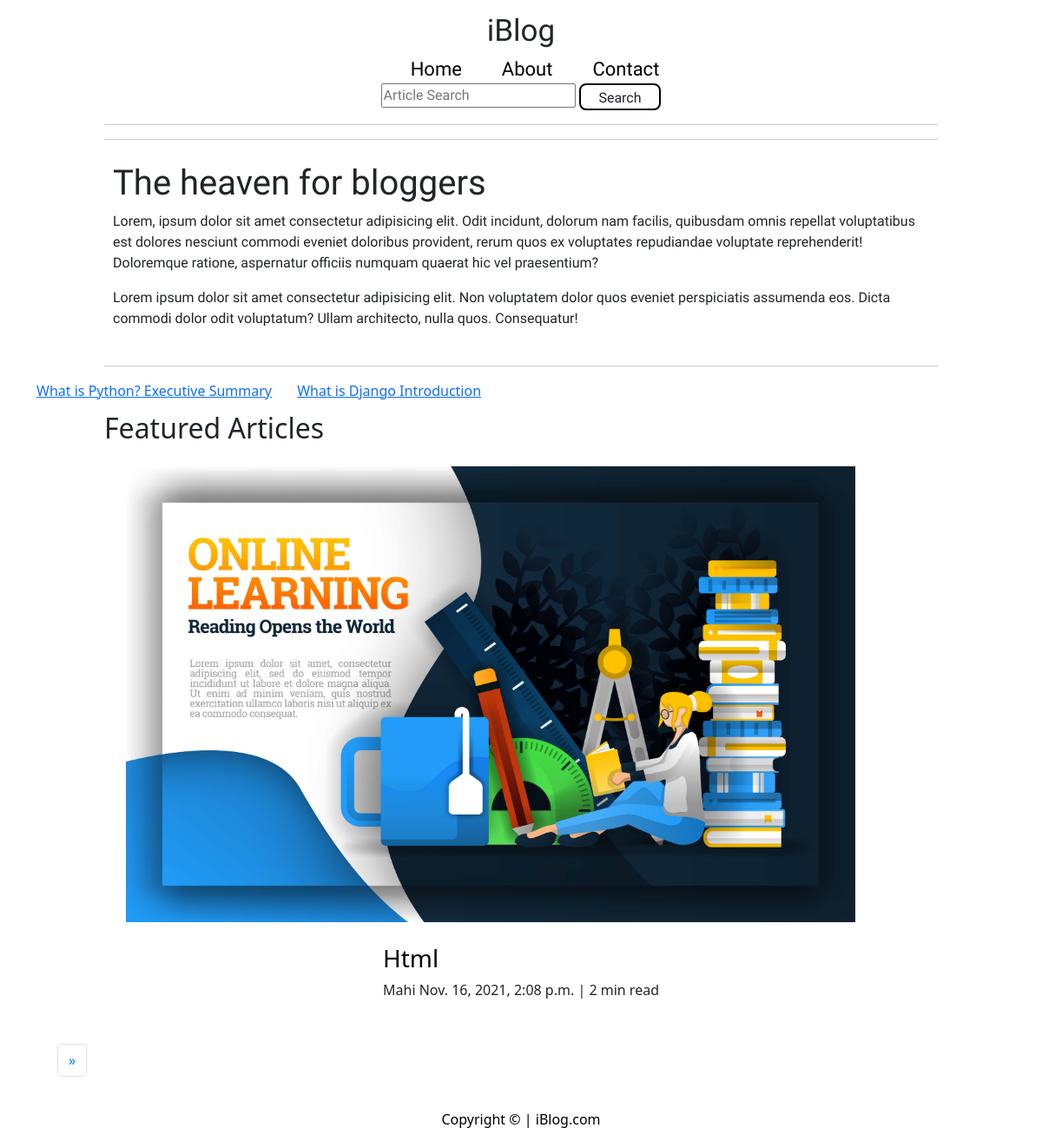
The page / on the database its author committed.
### news/models.py (models this page shows)
class News(models.Model):
    title = models.CharField(max_length=100, default='')
    content = HTMLField()
    author = models.CharField(max_length=50)
    new_slug = AutoSlugField(populate_from='title', unique=True, null=True, default=None)
    news_image = models.FileField(upload_to='news/', max_length=255, null=True, default=None)

### service/models.py (models this page shows)
class Service(models.Model):
    title = models.CharField(max_length=100)
    author = models.CharField(max_length=50)
    date = models.DateTimeField(auto_now_add=True)
    read_time = models.IntegerField()

### mySite/views.py (the view)
# urls.py: path('', views.homePage, name='home'),
def homePage(request):
    serviceData = Service.objects.all().order_by('title')[2:5] # set limite with using slicing method
    newsData = News.objects.all()
    paginator = Paginator(serviceData, 1)
    page_number = request.GET.get('page')
    serviceDataFinal = paginator.get_page(page_number)
    data = {
        'serviceData':serviceDataFinal,
        'newsData':newsData
    }
    return render(request, 'index.html', data)

### templates/index.html (shortened to what this page needs)
{% extends 'base.html' %}
{% load static %}
{% block body %}
<!DOCTYPE html>
<html lang="en">
<head>
    <link rel="stylesheet" href="{% static 'css/style.css' %}">
    <link rel="stylesheet" href="{% static 'css/utils.css' %}">
    <link rel="stylesheet" href="{% static 'css/mobile.css' %}">
</head>
<body>
    <div class="max-width-1 m-auto"><hr></div>
    <div class="content max-width-1 m-auto my-2">
        <div class="content-left">
            <h1>The heaven for bloggers</h1>
            <p>Lorem, ipsum dolor sit amet consectetur adipisicing elit. Odit incidunt, dolorum nam facilis, quibusdam omnis repellat voluptatibus est dolores nesciunt commodi eveniet doloribus provident, rerum quos ex voluptates repudiandae voluptate reprehenderit! Doloremque ratione, aspernatur officiis numquam quaerat hic vel praesentium?</p>
            <p>Lorem ipsum dolor sit amet consectetur adipisicing elit. Non voluptatem dolor quos eveniet perspiciatis assumenda eos. Dicta commodi dolor odit voluptatum? Ullam architecto, nulla quos. Consequatur!</p>
        </div>
    </div>
    <div class="max-width-1 m-auto"><hr></div>
    <marquee behavior="#" direction="right" onmouseover="stop()" onmouseout="start()">
        {% for news in newsData %}
        <a href="/newsdeatils/{{news.new_slug}}">{{news.title}}</a> &nbsp; &nbsp; &nbsp;
        {% endfor %}
    </marquee>
    <div class="home-articles max-width-1 m-auto font-1">
        <h2>Featured Articles</h2>
        {% for n in serviceData %}
        <div class="home-article">
            <div class="home-article-img">
                <img src="{% static 'img/typewriter1.png' %}" alt="Article">
            </div>
            <div class="home-article-content font-1">
                <a href="../html/blogPost.html"><h3>{{n.title}}</h3></a>
                <span>{{n.author | safe}}</span>
                <span>{{n.date}} | {{n.read_time}} min read</span>
            </div>
        </div>
        {% endfor %}
    </div>
    <div class="pagination-bottom m-4">
    <nav aria-label="Page navigation example">
        <ul class="pagination">
          {% if serviceData.has_next %}
          <li class="page-item">
            <a class="page-link" href="/?page={{serviceData.next_page_number}}" aria-label="Next">
              <span aria-hidden="true"> &raquo; </span>
            </a>
          </li>
          {% endif %}
        </ul>
      </nav>
    </div>
</body>
</html>
{% endblock body %}

### templates/base.html (shortened to what this page needs)
{% load static %}
<!DOCTYPE html>
<html lang="en">
  <head>
    <link rel="stylesheet" href="{% static 'css/contact.css' %}">
    <link rel="stylesheet" href="{% static 'css/style.css' %}">
    <link rel="stylesheet" href="{% static 'css/utils.css' %}">
    <link rel="stylesheet" href="{% static 'css/mobile.css' %}">
    <link href="https://cdn.jsdelivr.net/npm/bootstrap@5.1.3/dist/css/bootstrap.min.css" rel="stylesheet">
  </head>
  <body>
    <div class="container">
      <nav class="navigation max-width-1 m-auto">
        <div class="nav-left">
          <span>iBlog</span>
          <ul>
            <li><a href="{% url 'home' %}">Home</a></li>
            <li><a href="{% url 'about'%}">About</a></li>
            <li><a href="{% url 'contact' %}">Contact</a></li>
          </ul>
        </div>
        <div class="nav-right">
          <form method="get">
            <input type="search" name="query" id="query" placeholder="Article Search">
            <button class="btn">Search</button>
          </form>
        </div>
      </nav>
      <div class="max-width-1 m-auto"><hr /></div>
      {% block body %} {% endblock body %}
      <div class="footer max-width-2 m-auto">Copyright &copy; | iBlog.com</div>
    </div>
  </body>
</html>

### static/css/style.css (style rules this page uses)
* { margin: 0; padding: 0; }
.navigation { margin-top: 25px; font-family: var(--font1); display: flex; justify-content: space-between; align-items: center; }
.nav-left { display: flex; }
.nav-left span { font-size: 35px; padding-top: 10px; }
.nav-left ul li { list-style: none; margin: 0 23px; font-family: var(--font1); }
.nav-left ul { display: flex; align-items: center; margin: 0 77px; font-size: 22px; }
.nav-left ul li a { text-decoration: none; color: black; }
.content { height: 100%; display: flex; margin-top: 32px; padding: 10px; position: relative; }
.content::after { content: ""; position: absolute; width: 100%; height: inherit; opacity: 0.15; }
.content-left { font-family: var(--font1); display: flex; flex-direction: column; justify-content: center; }
.home-articles { padding-top: 12px; }
.home-article { display: flex; margin: 25px; }
.home-article img { width: 300px; }
.home-article-content { align-self: center; padding: 25px; }
.home-article-content a { text-decoration: none; color: black; }
.footer { height: 50px; color: black; display: flex; align-items: center; justify-content: center; }

### static/css/utils.css (style rules this page uses)
:root { --font1: 'Baloo Bhaina 2', cursive; --font2: 'Roboto', sans-serif; }
.max-width-1 { max-width: 80vw; }
.max-width-2 { max-width: 60vw; }
.m-auto { margin: auto; }
.my-2 { margin-bottom: 12px; margin-top: 12px; }
.btn { padding: 0px 20px; padding-top: 3px; border: 2px solid black; border-radius: 8px; font-size: 16px; font-family: var(--font1); cursor: pointer; transition: all 0.3s ease-in-out; }

### static/css/mobile.css (style rules this page uses)
@media screen and (max-width: 1200px) { .navigation { flex-direction: column; margin-bottom: 23px; } }
@media screen and (max-width: 1200px) { .nav-left { flex-direction: column; text-align: center; } }
@media screen and (max-width: 1200px) { .home-article { flex-direction: column; } }
@media screen and (max-width: 1200px) { .home-article img { text-align: center; } }
@media screen and (max-width: 1200px) { .home-article img { width: 70vw; } }

### rows shown on the page
News: title "What is Python? Executive Summary"
News: title "What is Django Introduction"
Service: title "Html", author "Mahi", date "Nov. 16, 2021, 2:08 p.m.", read_time "2"
